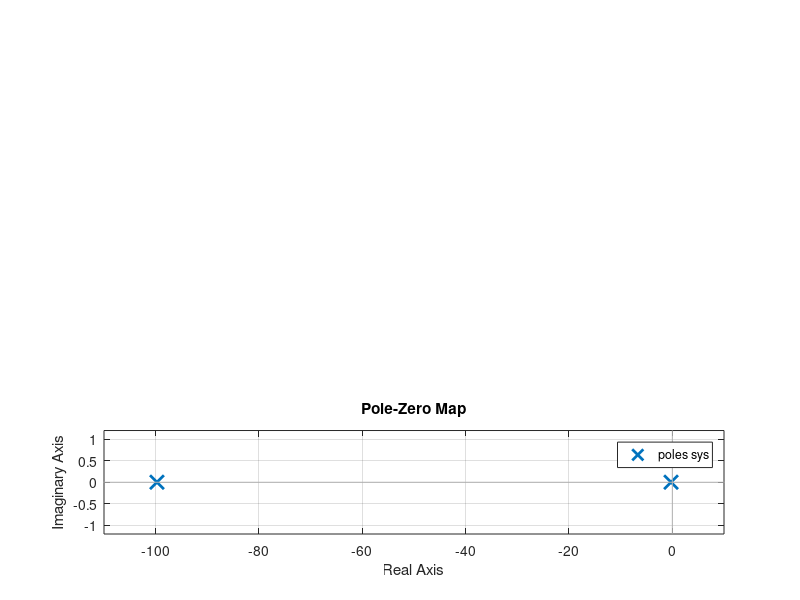

MATLAB code for this plot:
%overdamped
clear all
clc
sys = tf([25],[1 100 25])
subplot(3,1,1)
impulse(sys)
subplot(3,1,2)
step(sys)
subplot(3,1,3)
pzmap(sys)